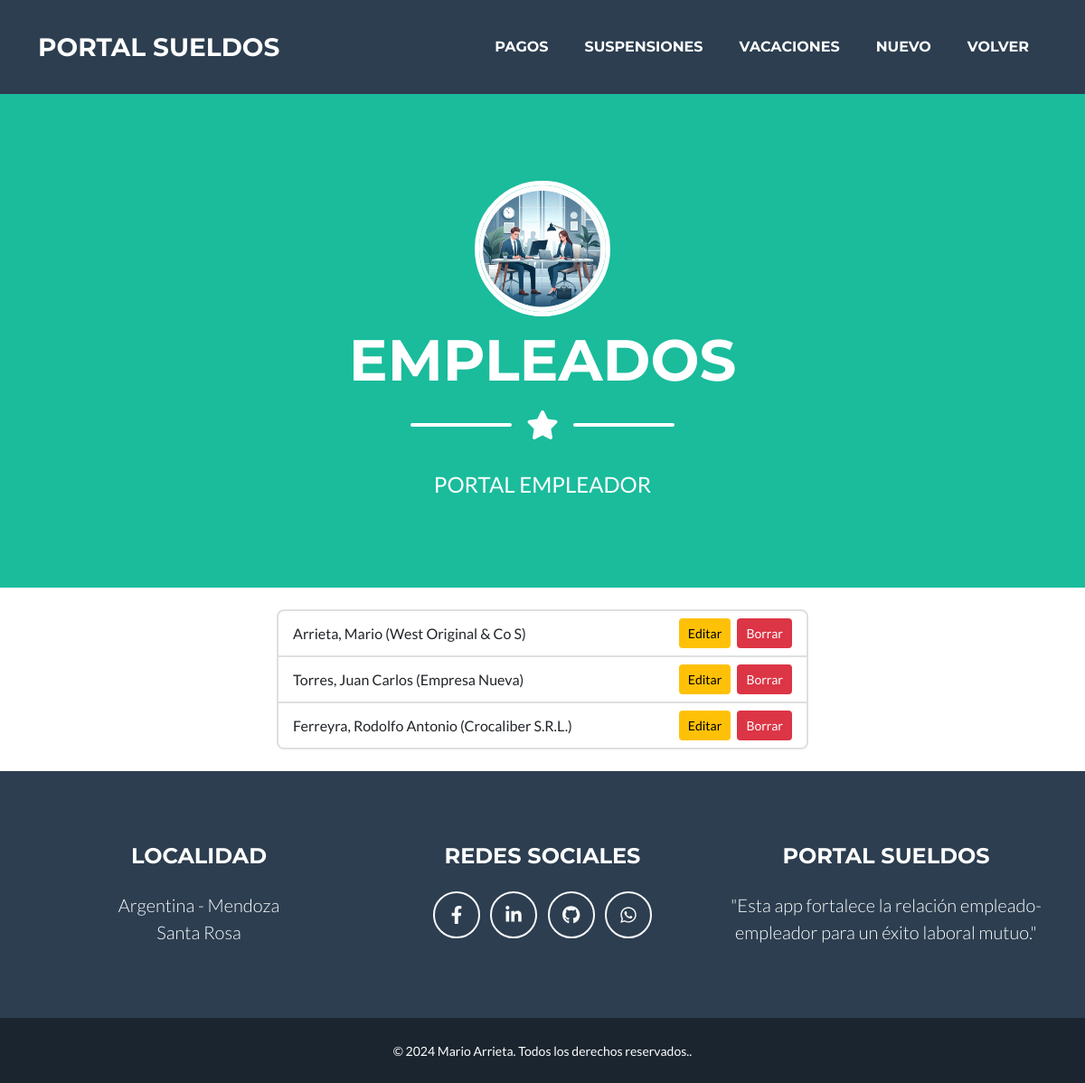
Before: /empleador/empleado/buscar/ (signed in) with the older database file.
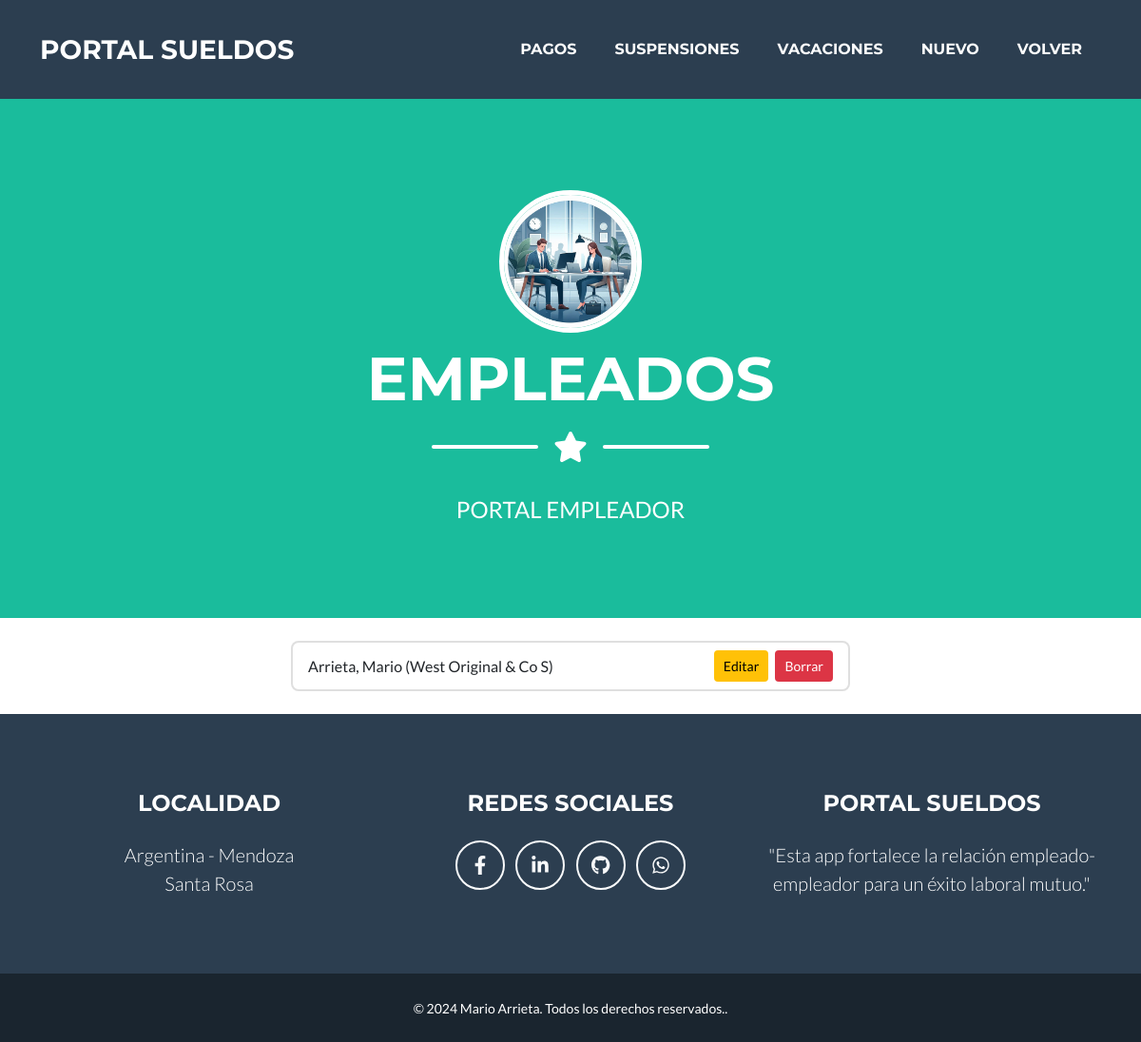
After: the same page with the newer database file.
### empleador/models.py (models this page shows, shortened)
class Empleado (models.Model):
    empleador = models.ForeignKey (Empleador, on_delete=models.CASCADE, verbose_name="Empleador")
    apellido = models.CharField(max_length=50, verbose_name="Apellido")
    nombre = models.CharField(max_length=50, verbose_name="Nombre")
    cuil = models.PositiveIntegerField(validators=[validate_cuil_length], unique=True, verbose_name="CUIL")
    fecha_ingreso = models.DateField(verbose_name="Fecha de ingreso")
    email = models.EmailField(verbose_name= "e-Mail ")
    def __str__(self):
        return f"{self.apellido.title()}, {self.nombre.title()} ({self.empleador.razonSocial.title()})"
    class Meta:
        verbose_name = "Empleado"
        verbose_name_plural = "Empleados"

class Empleador (models.Model):
    razonSocial = models.CharField(max_length=50, verbose_name="Razon Social")
    cuit = models.PositiveIntegerField(validators=[validate_cuil_length], unique=True, verbose_name="CUIT")
    email = models.EmailField(verbose_name="e-Mail")
    class Meta:
        verbose_name = "Empleador"
        verbose_name_plural = "Empleadores"

### empleador/views.py (the view)
class EmpleadoRead(LoginRequiredMixin, ListView):
    model = Empleado
    template_name = "empleador/empleado_buscar.html"

### empleador/templates/empleador/empleado_buscar.html
{% extends 'core/base.html' %}
{% load static %}
{% block  titulo%}
    <li class="nav-item mx-0 mx-lg-1"><a class="nav-link py-3 px-0 px-lg-3 rounded" href="{% url 'empleador:pagos_create' %}">Pagos</a></li>
    <li class="nav-item mx-0 mx-lg-1"><a class="nav-link py-3 px-0 px-lg-3 rounded" href="{% url 'empleador:suspensiones_create' %}">Suspensiones</a></li>
    <li class="nav-item mx-0 mx-lg-1"><a class="nav-link py-3 px-0 px-lg-3 rounded" href="{% url 'empleador:vacaciones_create' %}">Vacaciones</a></li>
    <li class="nav-item mx-0 mx-lg-1"><a class="nav-link py-3 px-0 px-lg-3 rounded" href="{% url 'empleador:empleado_create' %}">Nuevo</a></li>
    <li class="nav-item mx-0 mx-lg-1"><a class="nav-link py-3 px-0 px-lg-3 rounded" href="{% url 'empleador:index' %}">Volver</a></li>
{% endblock titulo %}
{% block imagen %}
   {% static 'empleador/img/empleador.webp' %}
{% endblock imagen %}
{% block pagina%}
   EMPLEADOS
{% endblock pagina%}
{% block mensaje%}
    PORTAL EMPLEADOR
{% endblock mensaje%}
{% block formulario %}
    <br>
    {% if object_list %}
    <div class="row justify-content-center">
        <div class="col-lg-6">
            <ul class="list-group">
                {% for empleado in object_list %}
                <li class="list-group-item d-flex justify-content-between align-items-center">
                    <div>
                        {{ empleado }}
                    </div>
                    <div>
                        <a href="{% url 'empleador:empleado_update' empleado.id %}" class="btn btn-sm btn-primary mx-1 btn-warning">Editar</a>
                        <a href="{% url 'empleador:empleado_delete' empleado.id %}" class="btn btn-sm btn-danger">Borrar</a>
                    </div>
                </li>
                {% endfor %}
            </ul>
        </div>
    </div>
    {% endif %}
    <br>
{% endblock formulario %}

Changed rows visible on the page:
removed Empleado: apellido+nombre+empleador "Torres, Juan Carlos (Empresa Nueva)"
removed Empleado: apellido+nombre+empleador "Ferreyra, Rodolfo Antonio (Crocaliber S.R.L.)"
